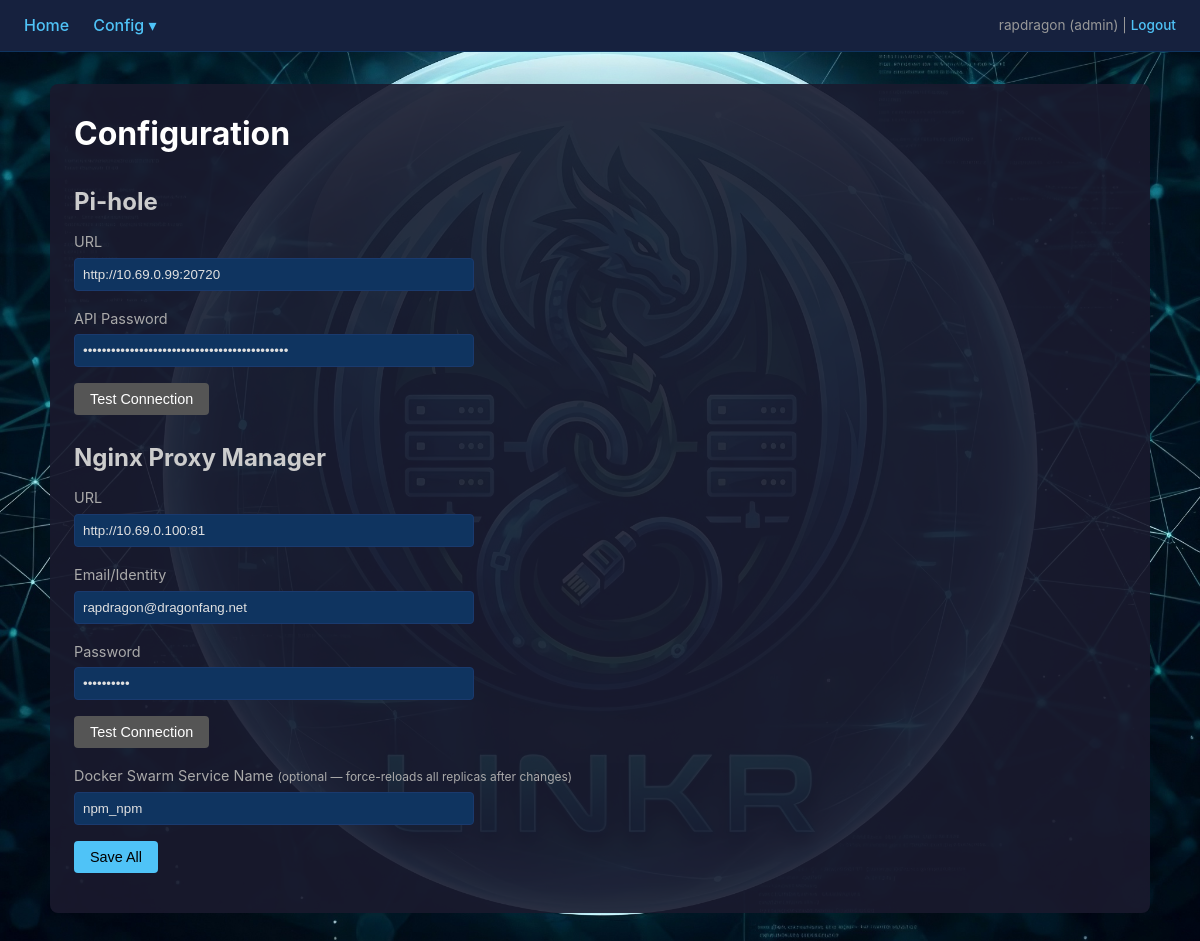
/config (signed in), run on an earlier commit of the app's database.
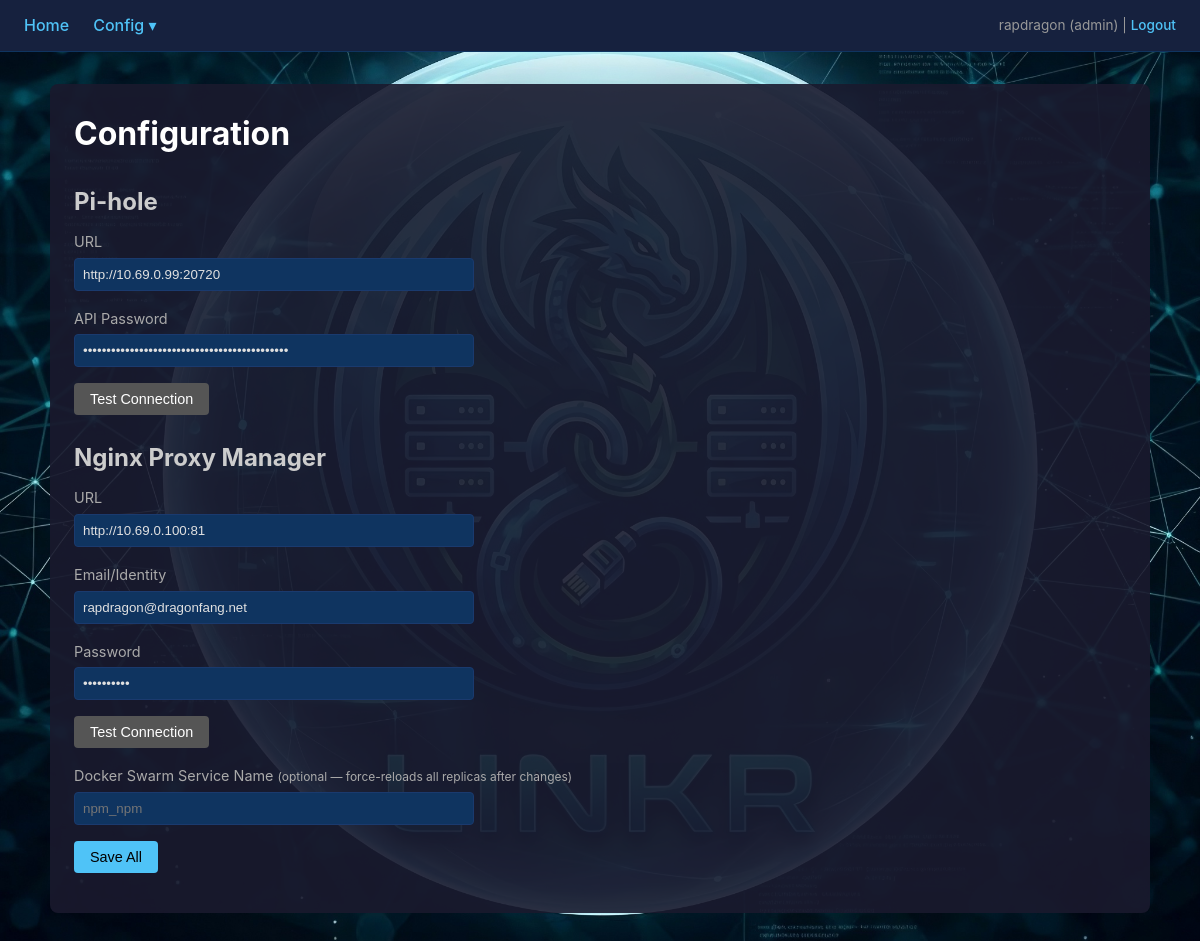
And on a later commit of the database.
### tables this page shows
CREATE TABLE config (
            key TEXT PRIMARY KEY,
            value TEXT
        );

### app.py (the view, shortened to what this page needs)
@app.route('/config', methods=['GET', 'POST'])
@admin_required
def config_page():
    return render_template('config.html',
                           pihole_url=get_config('pihole_url', ''),
                           pihole_password=get_config('pihole_password', ''),
                           npm_url=get_config('npm_url', ''),
                           npm_identity=get_config('npm_identity', ''),
                           npm_secret=get_config('npm_secret', ''),
                           npm_swarm_service=get_config('npm_swarm_service', ''))

### app.py (called while the page is built)
def get_db():
    db = sqlite3.connect(DB_PATH)
    db.row_factory = sqlite3.Row
    return db

def get_config(key, default=None):
    db = get_db()
    row = db.execute('SELECT value FROM config WHERE key=?', (key,)).fetchone()
    db.close()
    return row['value'] if row else default

def admin_required(f):
    @wraps(f)
    def decorated(*args, **kwargs):
        if 'user_id' not in session:
            return redirect(url_for('login'))
        if session.get('role') != 'admin':
            flash('Admin access required', 'error')
            return redirect(url_for('home'))
        return f(*args, **kwargs)
    return decorated

### templates/config.html (shortened to what this page needs)
{% extends "base.html" %}
{% block content %}
<h1>Configuration</h1>
<form method="post">
    <h2>Pi-hole</h2>
    <div class="form-group">
        <label>URL</label>
        <input type="text" name="pihole_url" value="{{ pihole_url }}" placeholder="http://10.69.0.99:20720">
    </div>
    <div class="form-group">
        <label>API Password</label>
        <input type="password" name="pihole_password" value="{{ pihole_password }}">
    </div>
    <div class="form-group">
        <button type="submit" name="action" value="test_pihole" class="btn btn-secondary">Test Connection</button>
    </div>
    <h2>Nginx Proxy Manager</h2>
    <div class="form-group">
        <label>URL</label>
        <input type="text" name="npm_url" value="{{ npm_url }}" placeholder="http://10.69.0.99:30020">
    </div>
    <div class="form-group">
        <label>Email/Identity</label>
        <input type="text" name="npm_identity" value="{{ npm_identity }}">
    </div>
    <div class="form-group">
        <label>Password</label>
        <input type="password" name="npm_secret" value="{{ npm_secret }}">
    </div>
    <div class="form-group">
        <button type="submit" name="action" value="test_npm" class="btn btn-secondary">Test Connection</button>
    </div>
    <div class="form-group">
        <label>Docker Swarm Service Name <small>(optional — force-reloads all replicas after changes)</small></label>
        <input type="text" name="npm_swarm_service" value="{{ npm_swarm_service }}" placeholder="npm_npm">
    </div>
    <div class="form-group">
        <button type="submit" name="action" value="save_connections" class="btn">Save All</button>
    </div>
</form>
{% endblock %}

What changed in the data, as far as the page shows it:
removed config: npm_swarm_service "npm_npm"
